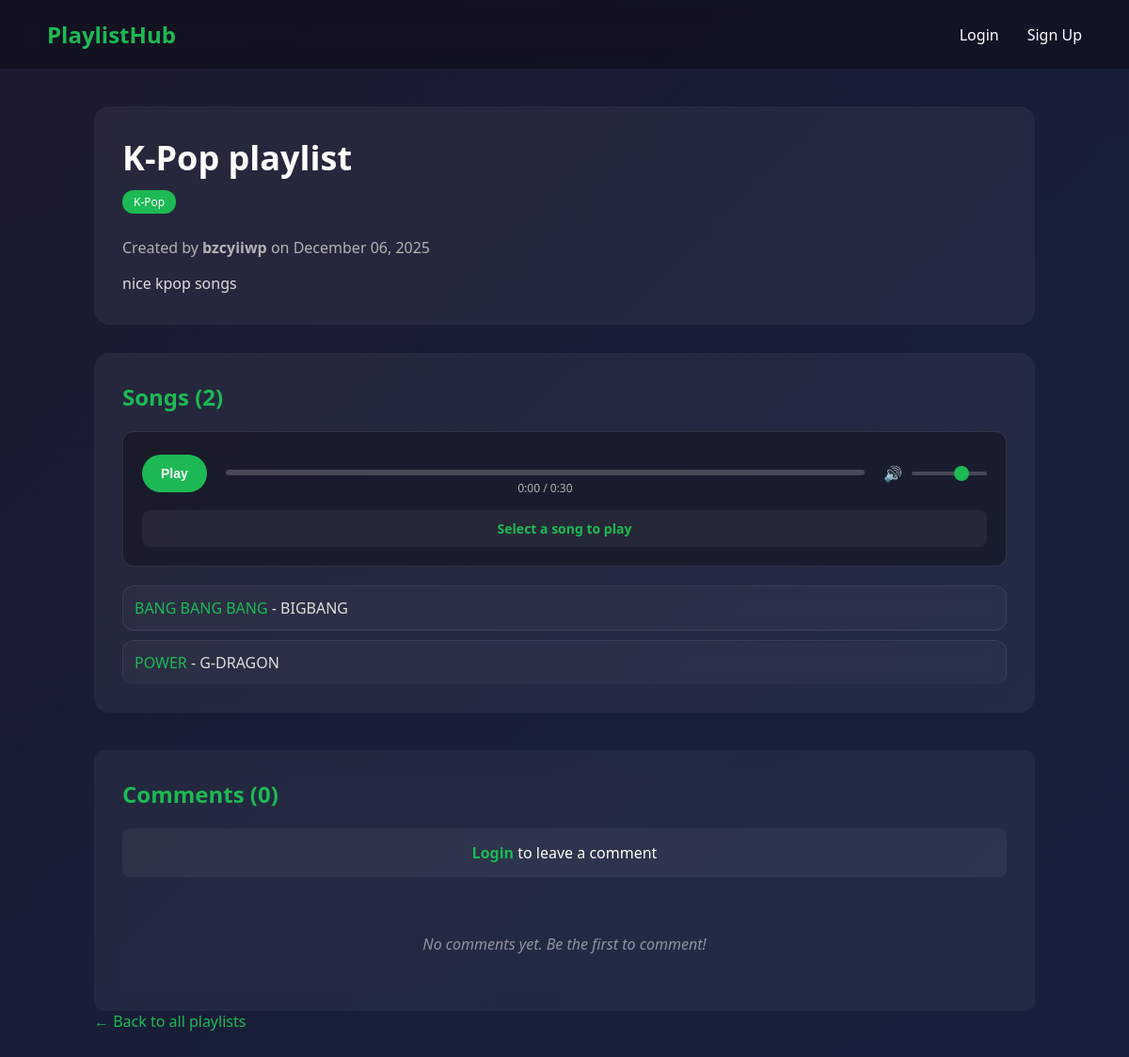
Before: /playlist/3 with the older database file.
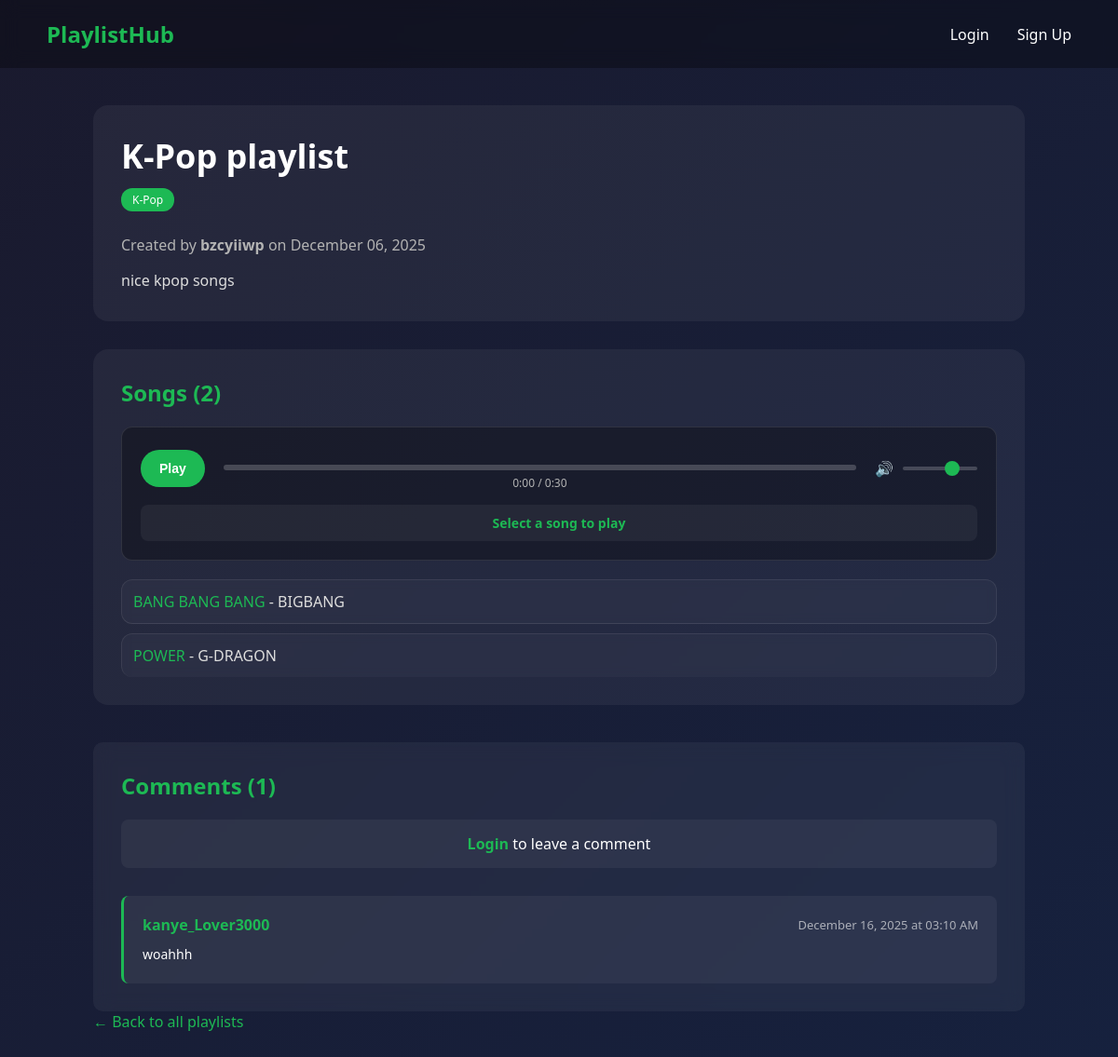
After: the same page with the newer database file.
### app.py (models this page shows)
class Comment(db.Model):
    id = db.Column(db.Integer, primary_key=True)
    username = db.Column(db.String(80), nullable=False)
    comment = db.Column(db.Text, nullable=False)
    playlist_id = db.Column(db.Integer, db.ForeignKey('playlist.id'), nullable=False)
    created_at = db.Column(db.DateTime, default=datetime.utcnow)

### app.py (the view)
@app.route('/playlist/<int:id>')
def view_playlist(id):
    playlist = Playlist.query.get_or_404(id)
    songs_text = playlist.songs
    songs_lines = songs_text.split('\n')
    songs_list = []
    for song in songs_lines:
        song = song.strip()
        if song:
            songs_list.append(song)
    comments = Comment.query.filter_by(playlist_id=id).order_by(Comment.created_at.desc()).all()
    return render_template(
        'playlist.html',
        playlist=playlist,
        vote_count=get_vote_count(playlist),
        user_vote=get_user_vote(id),
        songs_list=songs_list,
        comments=comments
    )

### app.py (called while the page is built)
def get_vote_count(playlist):
    result = db.session.query(db.func.sum(Vote.value)).filter_by(playlist_id=playlist.id).scalar()
    if result is not None:
        return result
    else:
        return 0

def get_user_vote(playlist_id):
    if 'user_id' not in session:
        return 0
    vote = Vote.query.filter_by(user_id=session['user_id'], playlist_id=playlist_id).first()
    if vote:
        return vote.value
    else:
        return 0

### templates/playlist.html (shortened to what the changed rows need)
<!DOCTYPE html>
<html>
<head>
    <link rel="stylesheet" href="/static/styles.css">
</head>
<body>
    <div class="container">
        <div class="playlist-detail">
            <div class="playlist-header">
                <div class="playlist-header-info">
                    <h1>{{ playlist.title }}</h1>
                </div>
            </div>
            <div class="songs-list">
                <h2>Songs ({{ songs_list | length }})</h2>
                <ol class="songs-playlist">
                    {% for song in songs_list %}
                        <li class="song-item" data-song="{{ song }}" data-index="{{ loop.index0 }}" data-genre="{{ playlist.genre }}">
                            <div class="song-info"></div>
                        </li>
                    {% endfor %}
                </ol>
            </div>
            <div class="comments-section">
                <h2>Comments ({{ comments | length }})</h2>
                {% if session.user_id %}
                    <div class="add-comment-form">
                        <form action="/add_comment/{{ playlist.id }}" method="post">
                            <div class="form-group">
                                <textarea name="comment" placeholder="Leave a comment..." required rows="3"></textarea>
                            </div>
                            <button type="submit" class="btn-primary">Post Comment</button>
                        </form>
                    </div>
                {% else %}
                    <p class="login-prompt"><a href="/login">Login</a> to leave a comment</p>
                {% endif %}
                <div class="comments-list">
                    {% if comments %}
                        {% for comment in comments %}
                            <div class="comment-item">
                                <div class="comment-header">
                                    <strong class="comment-username">{{ comment.username }}</strong>
                                    <span class="comment-timestamp">{{ comment.created_at.strftime('%B %d, %Y at %I:%M %p') }}</span>
                                </div>
                                <p class="comment-text">{{ comment.comment }}</p>
                            </div>
                        {% endfor %}
                    {% else %}
                        <p class="no-comments">No comments yet. Be the first to comment!</p>
                    {% endif %}
                </div>
            </div>
        </div>
    </div>
</body>
</html>

Changed rows visible on the page:
added Comment: username "kanye_Lover3000", created_at "December 16, 2025 at 03:10 AM", comment "woahhh"
Other visible differences:
{{ comments | length }}: "0" → "1"
text no longer shown: "No comments yet. Be the first to comment!"
